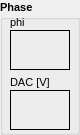
      <widget class="QGroupBox" name="groupBox_10">
       <property name="geometry">
        <rect>
         <x>180</x>
         <y>175</y>
         <width>80</width>
         <height>135</height>
        </rect>
       </property>
       <property name="font">
        <font>
         <pointsize>8</pointsize>
         <weight>75</weight>
         <bold>true</bold>
        </font>
       </property>
       <property name="title">
        <string>Phase</string>
       </property>
       <widget class="QFrame" name="frame_3">
        <property name="geometry">
         <rect>
          <x>10</x>
          <y>90</y>
          <width>60</width>
          <height>40</height>
         </rect>
        </property>
        <property name="frameShape">
         <enum>QFrame::Box</enum>
        </property>
        <property name="frameShadow">
         <enum>QFrame::Plain</enum>
        </property>
        <widget class="caNumeric" name="canumeric">
         <property name="geometry">
          <rect>
           <x>0</x>
           <y>0</y>
           <width>60</width>
           <height>40</height>
          </rect>
         </property>
         <property name="integerDigits" stdset="0">
          <number>1</number>
         </property>
         <property name="decimalDigits" stdset="0">
          <number>3</number>
         </property>
         <property name="channel" stdset="0">
          <string notr="true">$(DEV):LO-PHASE</string>
         </property>
        </widget>
       </widget>
       <widget class="QFrame" name="frame_4">
        <property name="geometry">
         <rect>
          <x>10</x>
          <y>30</y>
          <width>60</width>
          <height>40</height>
         </rect>
        </property>
        <property name="frameShape">
         <enum>QFrame::Box</enum>
        </property>
        <property name="frameShadow">
         <enum>QFrame::Plain</enum>
        </property>
       </widget>
       <widget class="QLabel" name="label_10">
        <property name="geometry">
         <rect>
          <x>10</x>
          <y>15</y>
          <width>60</width>
          <height>15</height>
         </rect>
        </property>
        <property name="sizePolicy">
         <sizepolicy hsizetype="Preferred" vsizetype="Fixed">
          <horstretch>0</horstretch>
          <verstretch>0</verstretch>
         </sizepolicy>
        </property>
        <property name="minimumSize">
         <size>
          <width>0</width>
          <height>15</height>
         </size>
        </property>
        <property name="font">
         <font>
          <weight>50</weight>
          <bold>false</bold>
         </font>
        </property>
        <property name="text">
         <string>phi</string>
        </property>
        <property name="alignment">
         <set>Qt::AlignLeading|Qt::AlignLeft|Qt::AlignVCenter</set>
        </property>
       </widget>
       <widget class="QLabel" name="label_11">
        <property name="geometry">
         <rect>
          <x>10</x>
          <y>75</y>
          <width>60</width>
          <height>15</height>
         </rect>
        </property>
        <property name="sizePolicy">
         <sizepolicy hsizetype="Preferred" vsizetype="Fixed">
          <horstretch>0</horstretch>
          <verstretch>0</verstretch>
         </sizepolicy>
        </property>
        <property name="minimumSize">
         <size>
          <width>0</width>
          <height>15</height>
         </size>
        </property>
        <property name="font">
         <font>
          <weight>50</weight>
          <bold>false</bold>
         </font>
        </property>
        <property name="text">
         <string>DAC [V]</string>
        </property>
        <property name="alignment">
         <set>Qt::AlignLeading|Qt::AlignLeft|Qt::AlignVCenter</set>
        </property>
       </widget>
      </widget>
